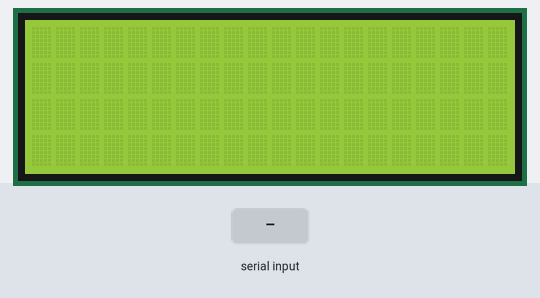
Bench run of a sketch on a simulated ESP8266 (NodeMCU). Parts: 20×4 character LCD. Inputs (shaded band) come from the test bench. WiFi joins after 1.5 s; servers stay silent unless stated; network time is answered at once with the bench clock; the local clock reads 2024-03-15 10:24:30 at power-on unless the sketch sets it; what the sketch prints to the serial monitor is not drawn.

Above: at 2.8 s.
2.9 s: "A\n" received over the second serial link
At 4.6 s:
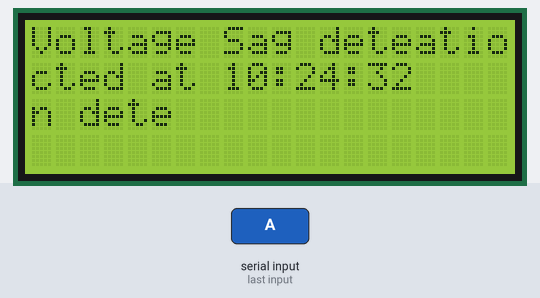
5.2 s: "B\n" received over the second serial link
At 5.92 s:
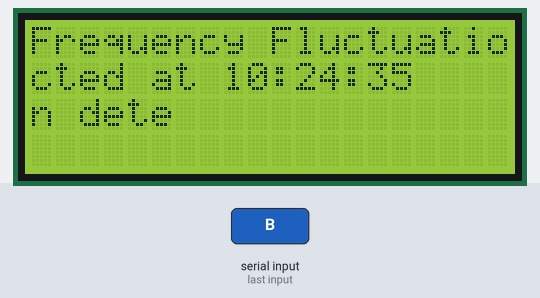
7.5 s: "C\n" received over the second serial link
At 9.3 s:
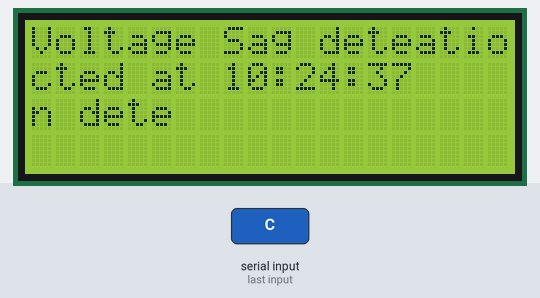
9.8 s: "90,45,200\n" received over the second serial link
At 10.53 s:
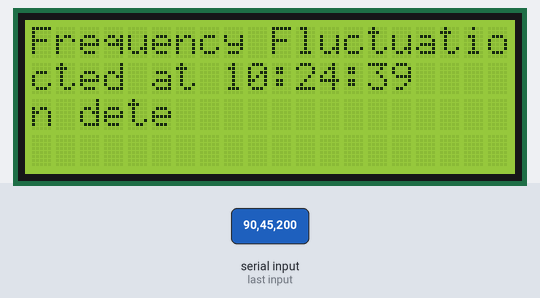
12.1 s: "90,45\n" received over the second serial link
At 14.1 s:
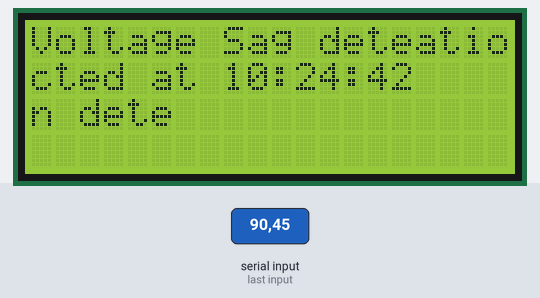
Timing chart, 0 to 15.4 s (numbered marks = the images above; inputs shaded):
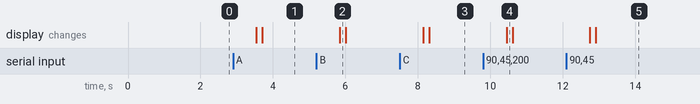

Measured:
- after the input at 2.9 s, the display: first changes after 0.64 s (image 1 shows a later state)
- after the input at 5.2 s, the display: changes after 0.64 s (image 2)
- after the input at 7.5 s, the display: first changes after 0.64 s (image 3 shows a later state)
- after the input at 9.8 s, the display: changes after 0.65 s (image 4)
- after the input at 12.1 s, the display: first changes after 0.65 s (image 5 shows a later state)

The sketch:

NodeMCU_Final.ino
```cpp
#include<SoftwareSerial.h>
#include <ESP8266WiFi.h>
#include <NTPClient.h>
#include <WiFiUdp.h>
#include <FirebaseArduino.h>
#include <Wire.h>
#include <LiquidCrystal_I2C.h>

LiquidCrystal_I2C lcd(0x27,20,4);  // set the LCD address to 0x27 for a 16 chars and 2 line display

#define FIREBASE_HOST "power-event-detector-default-rtdb.firebaseio.com"
#define FIREBASE_AUTH "ArW7BPjIqww3goBkb85L6rtDwNaxuyemDk7oc1j2"
#define WIFI_SSID "akpati1"
#define WIFI_PASSWORD "akshaya11"

const long utcOffsetInSeconds = 19800;

int hh,mm,ss;

WiFiUDP ntpUDP;
NTPClient timeClient(ntpUDP, "pool.ntp.org", utcOffsetInSeconds);

SoftwareSerial NodeMcu_SoftSerial(D3,D4); // RX,TX

//Below is Global Variable Data

char c;
String DataIn;
int8_t indexofA, indexofB, indexofC;
String V_RMS,Frequency,Current;

void setup() {

  //Open Serial Communication (NodeMcu -PC)

  Serial.begin(57600);

  lcd.init();                      // initialize the lcd
  lcd.init();
  lcd.backlight();

  //Open Serial communication (NodeMcu -Arduino)

  NodeMcu_SoftSerial.begin(9600);

  WiFi.begin(WIFI_SSID, WIFI_PASSWORD);
  Serial.println("Connecting");
  while (WiFi.status() != WL_CONNECTED) {
    Serial.println(".");
    delay(500);
  }
  Serial.println();
  Serial.println("Connected: ");
  Serial.println(WiFi.localIP());

  Firebase.begin(FIREBASE_HOST,FIREBASE_AUTH);
  timeClient.begin();
}

void loop() {
  // put your main code here, to run repeatedly:

  timeClient.update();
  hh=timeClient.getHours();
  mm=timeClient.getMinutes();
  ss=timeClient.getSeconds();
  String h=String(hh);
  String m=String(mm);
  String s=String(ss);
  String i=":";
  String t=h+i+m+i+s;
  while(NodeMcu_SoftSerial.available()>0) {

    c= NodeMcu_SoftSerial.read();


    if(c== '\n') {break;}
    else {DataIn+=c;}
  }


    if(c== '\n')
    {
        Parse_the_data();


        //Show All data to the Serial Monitor

          Serial.println("RMS Voltage = " + V_RMS);
          Serial.println("Frequency = " + Frequency);
          Serial.println("Current = " + Current);
          Serial.println("====================================");

          float rmsvoltage=V_RMS.toFloat();
          float frequency=Frequency.toFloat();
          float current=Current.toFloat();

          Firebase.setFloat("RMS Voltage",rmsvoltage);
          Firebase.setFloat("RMS Current",current);
          Firebase.setFloat("Frequency",frequency);

          if(frequency<49)
          {
            Firebase.pushString("Warning","Frequency Fluctuation Detected at "+t);
            lcd.setCursor(0,0);
            lcd.print("Frequency Fluctuation dete");
            lcd.setCursor(0,1);
            lcd.print("cted at "+t);
          }
          if(frequency>51)
          {
            Firebase.pushString("Warning","Frequency Fluctuation Detected at "+t);
            lcd.setCursor(0,0);
            lcd.print("Frequency Fluctuation dete");
            lcd.setCursor(0,1);
            lcd.print("cted at "+t);
          }
          if(rmsvoltage<22)
          {
            Firebase.pushString("Warning","Volatge Sag Detected at "+t);
            lcd.setCursor(0,0);
            lcd.print("Voltage Sag dete");
            lcd.setCursor(0,1);
            lcd.print("cted at "+t);
          }
          if(rmsvoltage>28)
          {
            Firebase.pushString("Warning","Voltage Swell Detected at "+t);
            lcd.setCursor(0,0);
            lcd.print("Voltage Sag dete");
            lcd.setCursor(0,1);
            lcd.print("cted at "+t);
          }

          if (Firebase.failed()){
          Serial.println("setting /number failed:");
          Serial.println(Firebase.error());
          return;
          }

        //Reset the variable

        c=0;
        DataIn="";

    }
}

/////////////////////////////////////////////////////////////////////////////////////////////


void Parse_the_data()
{
  indexofA = DataIn.indexOf("A");
  indexofB = DataIn.indexOf("B");
  indexofC = DataIn.indexOf("C");

  V_RMS  = DataIn.substring (0, indexofA);
  Current = DataIn.substring (indexofA+1,indexofB);
  Frequency = DataIn.substring (indexofB+1,indexofC);
}
```
